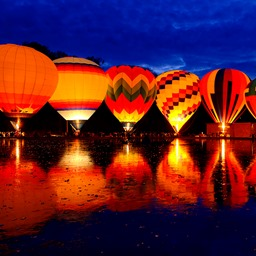
%> input picture test.jpg, 256 x 256 px
$ octave sharpening.m   (GNU Octave 9; MATLAB toolbox functions it lacks are replaced by stand-ins)
%> lines starting %> are read from the running program, lines starting %| are printed output that depends on the picture
% File: sharpening.m
% Desc: Proses sharpening citra 256 px grayscale via konvolusi
% Date: 1 April 2016
% Author: Eliza Riviera Rachmawati Jasin - 1103130144

% Load image RGB
img = imread('test.jpg');
%> img is the input picture: size 256x256x3 uint8; mean R, G, B 89.9, 31.9, 48.1

% Ubah ke grayscale
img = rgb2gray(img);
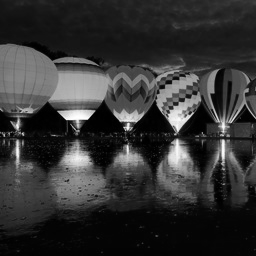
%> img: size 256x256 uint8; min 0, max 255, mean 51

% Ubah ke double
img = im2double(img);
%> img: size 256x256 double

% Konvolusi Robert d1
d1 = [-1,0,0; 0,1,0; 0,0,0;]
roberts_d1 = conv2(img,d1,'same');

% Konvolusi Robert d2
d2 = [0,0,-1; 0,1,0; 0,0,0;]
roberts_d2 = conv2(img,d2,'same');

% Konvolusi Robert gabungan d1 & d2
roberts_gab = roberts_d1 + roberts_d2;

% Konvolusi Prewitt gx
gx = [-1,0,1; -1,0,1; -1,0,1;]
prewitt_gx = conv2(img,gx,'same');

% Konvolusi Prewitt gy
gy = [-1,-1,-1; 0,0,0; 1,1,1;]
prewitt_gy = conv2(img,gy,'same');

% Konvolusi Prewitt gabungan gx & gy
prewitt_gab = prewitt_gx + prewitt_gy;

% Konvolusi Sobel gx
gx = [-1,0,1; -2,0,2; -1,0,1;]
sobel_gx = conv2(img,gx,'same');

% Konvolusi Sobel gy
gy = [-1,-2,-1; 0,0,0; 1,2,1;]
sobel_gy = conv2(img,gy,'same');

% Konvolusi Sobel gabungan gx & gy
sobel_gab = sobel_gx + sobel_gy;

% Konvolusi Frei-chan gx
gx = [-1,0,1; -2^(1/2),0,2^(1/2); -1,0,1;]
fc_gx = conv2(img,gx,'same');

% Konvolusi Frei-chan gy
gy = [-1,-2^(1/2),-1; 0,0,0; 1,2^(1/2),1;]
fc_gy = conv2(img,gy,'same');

% Konvolusi Frei-chan gabungan gx & gy
fc_gab = fc_gx + fc_gy;

% Konvolusi Prewitt2 N
pN = [-1,-1,-1; 1,-2,1; 1,1,1;]
p_N = conv2(img,pN,'same');

% Konvolusi Prewitt2 NW
pNW = [-1,-1,1; -1,-2,1; 1,1,1;]
p_NW = conv2(img,pNW,'same');
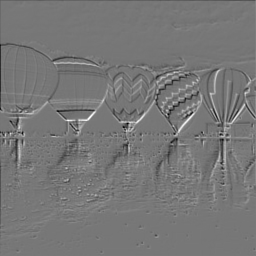
%> p_NW: size 256x256 double; min -2.28, max 2.59, mean -0.000674; drawn with min black and max white

% Konvolusi Prewitt2 W
pW = [-1,1,1; -1,-2,1; -1,1,1;]
p_W = conv2(img,pW,'same');

% Konvolusi Prewitt2 SW
pSW = [1,1,1; -1,-2,1; -1,-1,1;]
p_SW = conv2(img,pSW,'same');
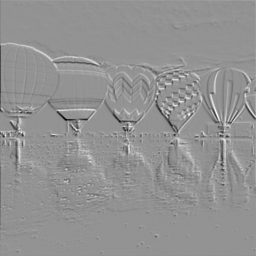
%> p_SW: size 256x256 double; min -2.91, max 2.13, mean -0.00269; drawn with min black and max white

% Konvolusi Prewitt2 S
pS = [1,1,1; 1,-2,1; -1,-1,-1;]
p_S = conv2(img,pS,'same');

% Konvolusi Prewitt2 SE
pSE = [1,1,1; 1,-2,-1; 1,-1,-1;]
p_SE = conv2(img,pSE,'same');
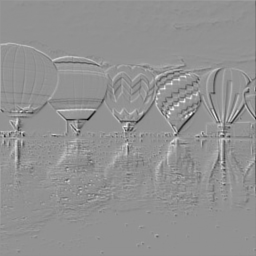
%> p_SE: size 256x256 double; min -3.15, max 2.33, mean -0.00327; drawn with min black and max white

% Konvolusi Prewitt2 E
pE = [1,1,-1; 1,-2,-1; 1,1,-1;]
p_E = conv2(img,pE,'same');
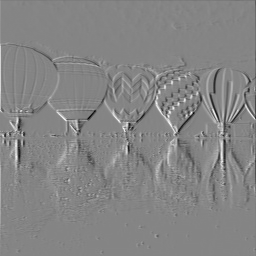
%> p_E: size 256x256 double; min -2.33, max 2.14, mean -0.00105; drawn with min black and max white

% Konvolusi Prewitt2 NE
pNE = [1,-1,-1; 1,-2,-1; 1,1,1;]
p_NE = conv2(img,pNE,'same');
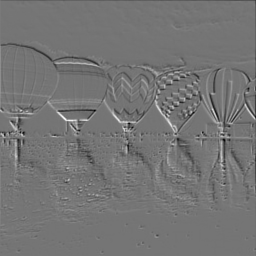
%> p_NE: size 256x256 double; min -2.29, max 2.7, mean -0.00125; drawn with min black and max white

% Tampilkan gambar
figure; imshow(img); title('Image asli');
figure; imshow(roberts_d1); title('Image Roberts d1');
figure; imshow(roberts_d2); title('Image Roberts d2');
figure; imshow(roberts_gab); title('Image Roberts Gabungan');
figure; imshow(prewitt_gx); title('Image Prewitt gx');
figure; imshow(prewitt_gy); title('Image Prewitt gy');
figure; imshow(prewitt_gab); title('Image Prewitt Gabungan');
figure; imshow(sobel_gx); title('Image Sobel gx');
figure; imshow(sobel_gy); title('Image Sobel gy');
figure; imshow(sobel_gab); title('Image Sobel Gabungan');
figure; imshow(fc_gx); title('Image Frei-chan gx');
figure; imshow(fc_gy); title('Image Frei-chan gy');
figure; imshow(fc_gab); title('Image Frei-chan Gabungan');
%> after `imshow(fc_gab)`:
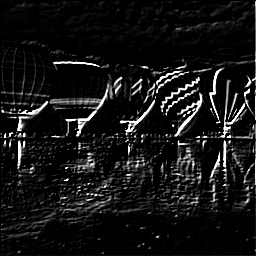
%> displayed picture: size 256x256, on the screen's scale of 0 to 255; min 0, max 255, mean 20.7
